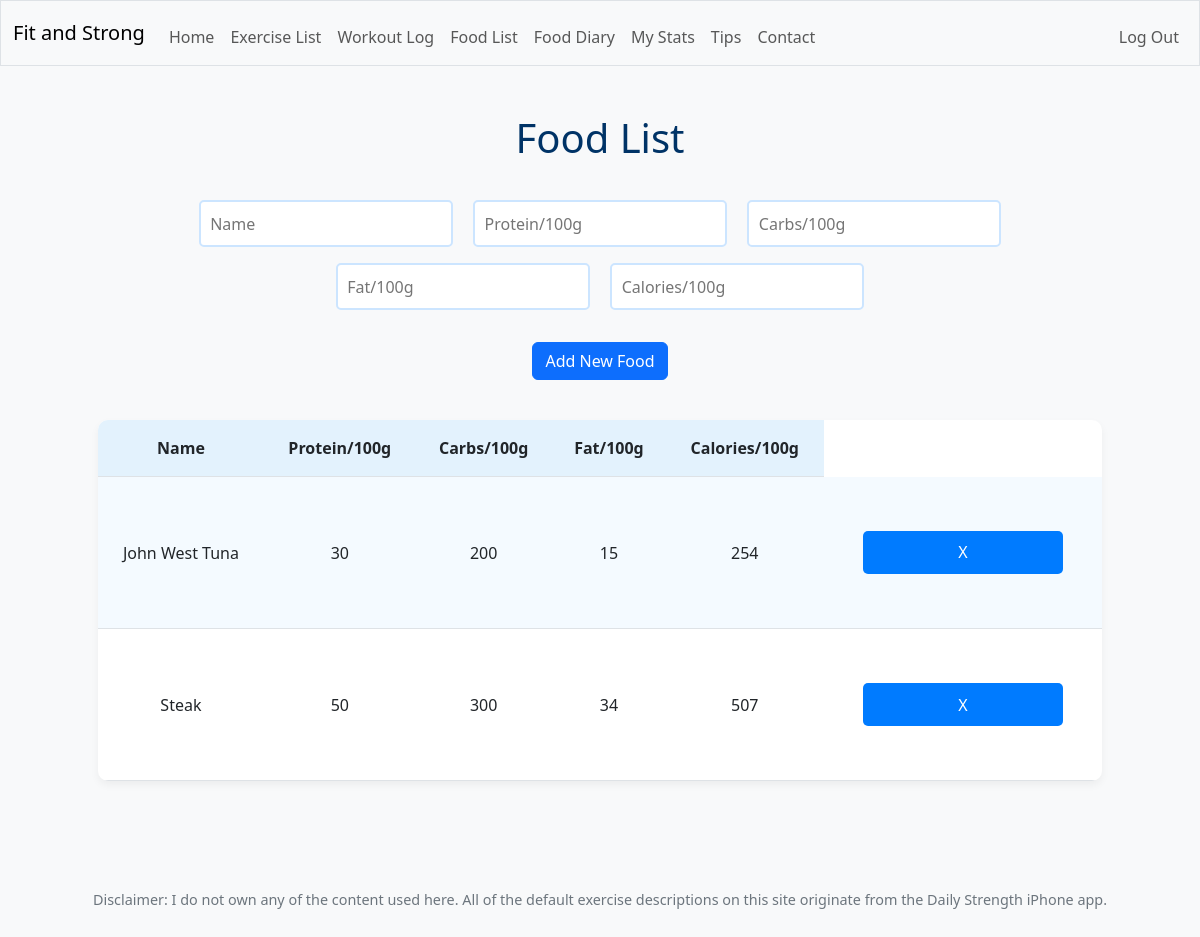
/foodlist (signed in), run on the app's committed database.
### tables this page shows
CREATE TABLE "foods" (
  "id" INTEGER,
  "name" TEXT NOT NULL,
  "protein_per_hundred_grams" INTEGER,
  "carbs_per_hundred_grams" INTEGER,
  "fat_per_hundred_grams" INTEGER,
  "calories_per_hundred_grams" INTEGER,
  PRIMARY KEY("id")
);

### app.py (the view)
@app.route("/foodlist", methods=["GET", "POST"])
@login_required
def foodlist():
    if request.method == "POST":
      name = request.form.get("food-name")
      protein = request.form.get("food-protein")
      carbs = request.form.get("food-carbs")
      fat = request.form.get("food-fat")
      calories = request.form.get("food-calories")
      if not name or not protein or not carbs or not fat or not calories:
        return error("all form fields must be filled in", 400)
      db.execute(
        """INSERT INTO "foods" ("name", "protein_per_hundred_grams", "carbs_per_hundred_grams", "fat_per_hundred_grams", "calories_per_hundred_grams")
        VALUES (?, ?, ?, ?, ?)""",
        name, protein, carbs, fat, calories
      )
      return redirect("/foodlist")
    else:
      foods = db.execute("SELECT * FROM foods;")
      return render_template("foodlist.html", foods=foods)

### app.py (called while the page is built)
def login_required(f):
    @wraps(f)
    def decorated_function(*args, **kwargs):
        if session.get("user_id") is None:
            return redirect("/login")
        return f(*args, **kwargs)
    return decorated_function

### templates/foodlist.html (shortened to what this page needs)
{% extends "layout.html" %}
{% block main %}
  <h1>Food List</h1>
<form action="/foodlist" method="post">
  <div>
      <input autocomplete="off" autofocus name="food-name" placeholder="Name" type="text">
      <input autocomplete="off" name="food-protein" placeholder="Protein/100g" type="text">
      <input autocomplete="off" name="food-carbs" placeholder="Carbs/100g" type="text">
      <input autocomplete="off" name="food-fat" placeholder="Fat/100g" type="text">
      <input autocomplete="off" name="food-calories" placeholder="Calories/100g" type="text">
  </div>
  <br>
  <button type="submit" class="btn btn-primary">Add New Food</button>
</form>
<table>
    <thead>
        <tr>
            <th>Name</th>
            <th>Protein/100g</th>
            <th>Carbs/100g</th>
            <th>Fat/100g</th>
            <th>Calories/100g</th>
        </tr>
    </thead>
    <tbody>
        {% for food in foods %}
        <tr>
            <td>{{ food.name }}</td>
            <td>{{ food.protein_per_hundred_grams }}</td>
            <td>{{ food.carbs_per_hundred_grams }}</td>
            <td>{{ food.fat_per_hundred_grams }}</td>
            <td>{{ food.calories_per_hundred_grams }}</td>
            <td>
                <form action="/deletefood/{{ food.id }}" method="post">
                <input class="btn" type="submit" name="delete" value="X">
                </form>
            </td>
        </tr>
        {% endfor %}
    </tbody>
</table>
{% endblock %}

### static/style.css (style rules this page uses)
body { font-family: "Segoe UI", Tahoma, Geneva, Verdana, sans-serif; background-color: #f8f9fa; color: #212529; margin: 0; padding: 0; }
h1, h2, h3 { color: #003366; }
table { border-collapse: collapse; margin: 40px auto; width: 90%; background-color: #ffffff; box-shadow: 0 4px 8px rgba(0, 0, 0, 0.05); border-radius: 10px; overflow: hidden; }
thead { background-color: #e3f2fd; font-weight: bold; }
th, td { padding: 1rem; text-align: center; border-bottom: 1px solid #dee2e6; }
tbody tr:nth-of-type(odd) { background-color: rgba(233, 245, 255, 0.5); }
form { margin: 30px auto; width: 90%; text-align: center; }
input, select { padding: 0.6rem; margin: 0.5rem; border: 2px solid #cce5ff; border-radius: 5px; font-size: 1rem; min-width: 200px; }
button, input[type="submit"] { background-color: #007bff; color: #fff; border: none; padding: 0.6rem 1.2rem; border-radius: 5px; font-size: 1rem; cursor: pointer; transition: background-color 0.3s ease; }

### data on the page
foods: name "John West Tuna", protein_per_hundred_grams "30", carbs_per_hundred_grams "200", fat_per_hundred_grams "15", calories_per_hundred_grams "254"
foods: name "Steak", protein_per_hundred_grams "50", carbs_per_hundred_grams "300", fat_per_hundred_grams "34", calories_per_hundred_grams "507"
